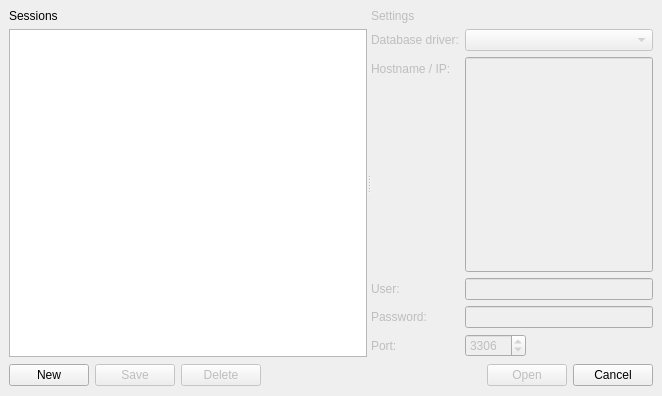
<?xml version="1.0" encoding="UTF-8"?>
<ui version="4.0">
 <class>SessionManager</class>
 <widget class="QMainWindow" name="SessionManager">
  <property name="geometry">
   <rect>
    <x>0</x>
    <y>0</y>
    <width>662</width>
    <height>396</height>
   </rect>
  </property>
  <property name="windowTitle">
   <string>SessionManager</string>
  </property>
  <widget class="QWidget" name="centralwidget">
   <property name="sizePolicy">
    <sizepolicy hsizetype="Expanding" vsizetype="Expanding">
     <horstretch>0</horstretch>
     <verstretch>0</verstretch>
    </sizepolicy>
   </property>
   <property name="layoutDirection">
    <enum>Qt::LeftToRight</enum>
   </property>
   <property name="autoFillBackground">
    <bool>false</bool>
   </property>
   <layout class="QGridLayout" name="gridLayout">
    <item row="0" column="0">
     <layout class="QVBoxLayout" name="mainVLayout">
      <item>
       <widget class="QSplitter" name="mainContainer">
        <property name="sizePolicy">
         <sizepolicy hsizetype="Expanding" vsizetype="Expanding">
          <horstretch>0</horstretch>
          <verstretch>0</verstretch>
         </sizepolicy>
        </property>
        <property name="orientation">
         <enum>Qt::Horizontal</enum>
        </property>
        <widget class="QWidget" name="verticalLayoutWidget">
         <layout class="QVBoxLayout" name="sessionsVLayout">
          <item>
           <widget class="QLabel" name="sessionsLabel">
            <property name="text">
             <string>Sessions</string>
            </property>
           </widget>
          </item>
          <item>
           <widget class="QListWidget" name="sessionsList"/>
          </item>
         </layout>
        </widget>
        <widget class="QWidget" name="verticalLayoutWidget_2">
         <layout class="QVBoxLayout" name="settingsVLayout">
          <item>
           <widget class="QLabel" name="settingsLabel">
            <property name="enabled">
             <bool>false</bool>
            </property>
            <property name="sizePolicy">
             <sizepolicy hsizetype="Expanding" vsizetype="Preferred">
              <horstretch>0</horstretch>
              <verstretch>0</verstretch>
             </sizepolicy>
            </property>
            <property name="text">
             <string>Settings</string>
            </property>
           </widget>
          </item>
          <item>
           <layout class="QFormLayout" name="settingsFormLayout">
            <property name="fieldGrowthPolicy">
             <enum>QFormLayout::ExpandingFieldsGrow</enum>
            </property>
            <property name="rowWrapPolicy">
             <enum>QFormLayout::DontWrapRows</enum>
            </property>
            <item row="0" column="0">
             <widget class="QLabel" name="driverLabel">
              <property name="enabled">
               <bool>false</bool>
              </property>
              <property name="text">
               <string>Database driver:</string>
              </property>
             </widget>
            </item>
            <item row="0" column="1">
             <widget class="QComboBox" name="driverCombo">
              <property name="enabled">
               <bool>false</bool>
              </property>
              <property name="sizePolicy">
               <sizepolicy hsizetype="Expanding" vsizetype="Fixed">
                <horstretch>0</horstretch>
                <verstretch>0</verstretch>
               </sizepolicy>
              </property>
              <property name="editable">
               <bool>false</bool>
              </property>
             </widget>
            </item>
            <item row="1" column="0">
             <widget class="QLabel" name="hostLabel">
              <property name="enabled">
               <bool>false</bool>
              </property>
              <property name="text">
               <string>Hostname / IP:</string>
              </property>
             </widget>
            </item>
            <item row="1" column="1">
             <widget class="QLineEdit" name="hostEdit">
              <property name="enabled">
               <bool>false</bool>
              </property>
              <property name="sizePolicy">
               <sizepolicy hsizetype="Expanding" vsizetype="Expanding">
                <horstretch>0</horstretch>
                <verstretch>0</verstretch>
               </sizepolicy>
              </property>
             </widget>
            </item>
            <item row="2" column="0">
             <widget class="QLabel" name="userLabel">
              <property name="enabled">
               <bool>false</bool>
              </property>
              <property name="text">
               <string>User:</string>
              </property>
             </widget>
            </item>
            <item row="2" column="1">
             <widget class="QLineEdit" name="userEdit">
              <property name="enabled">
               <bool>false</bool>
              </property>
             </widget>
            </item>
            <item row="3" column="0">
             <widget class="QLabel" name="passwordLabel">
              <property name="enabled">
               <bool>false</bool>
              </property>
              <property name="text">
               <string>Password:</string>
              </property>
             </widget>
            </item>
            <item row="3" column="1">
             <widget class="QLineEdit" name="passwordEdit">
              <property name="enabled">
               <bool>false</bool>
              </property>
             </widget>
            </item>
            <item row="4" column="0">
             <widget class="QLabel" name="portLabel">
              <property name="enabled">
               <bool>false</bool>
              </property>
              <property name="text">
               <string>Port:</string>
              </property>
             </widget>
            </item>
            <item row="4" column="1">
             <widget class="QSpinBox" name="portSpin">
              <property name="enabled">
               <bool>false</bool>
              </property>
              <property name="maximum">
               <number>65533</number>
              </property>
              <property name="value">
               <number>3306</number>
              </property>
             </widget>
            </item>
           </layout>
          </item>
         </layout>
        </widget>
       </widget>
      </item>
      <item>
       <layout class="QHBoxLayout" name="buttonsHLayout">
        <item>
         <widget class="QPushButton" name="newBtn">
          <property name="text">
           <string>New</string>
          </property>
         </widget>
        </item>
        <item>
         <widget class="QPushButton" name="saveBtn">
          <property name="enabled">
           <bool>false</bool>
          </property>
          <property name="text">
           <string>Save</string>
          </property>
         </widget>
        </item>
        <item>
         <widget class="QPushButton" name="celeteBtn">
          <property name="enabled">
           <bool>false</bool>
          </property>
          <property name="text">
           <string>Delete</string>
          </property>
         </widget>
        </item>
        <item>
         <spacer name="buttonsSpacer">
          <property name="orientation">
           <enum>Qt::Horizontal</enum>
          </property>
          <property name="sizeHint" stdset="0">
           <size>
            <width>13</width>
            <height>24</height>
           </size>
          </property>
         </spacer>
        </item>
        <item>
         <widget class="QPushButton" name="openBtn">
          <property name="enabled">
           <bool>false</bool>
          </property>
          <property name="text">
           <string>Open</string>
          </property>
         </widget>
        </item>
        <item>
         <widget class="QPushButton" name="cancelBtn">
          <property name="text">
           <string>Cancel</string>
          </property>
         </widget>
        </item>
       </layout>
      </item>
     </layout>
    </item>
   </layout>
  </widget>
 </widget>
 <resources/>
 <connections>
  <connection>
   <sender>cancelBtn</sender>
   <signal>clicked()</signal>
   <receiver>SessionManager</receiver>
   <slot>close()</slot>
   <hints>
    <hint type="sourcelabel">
     <x>600</x>
     <y>390</y>
    </hint>
    <hint type="destinationlabel">
     <x>656</x>
     <y>419</y>
    </hint>
   </hints>
  </connection>
 </connections>
</ui>
